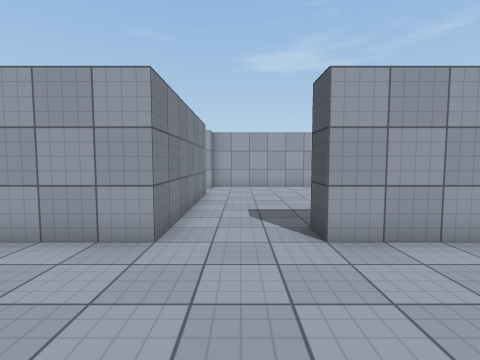
View 1 (above)

16 first-person views from a walk through a Unity game level. The camera is 1.4 m above the floor, tilts 4° down and sees 85° across. The floor is counted in squares, 1 m on a side. Each view is taken from the middle of a square. On the plan, view 1 faces up. The plan holds only what a view shows up to about 13 squares ahead; the rest is blank. The player is left out. Door leaves are left out, so doorways stand open. Surface patterns are stand-ins for the level's own textures.

View 2
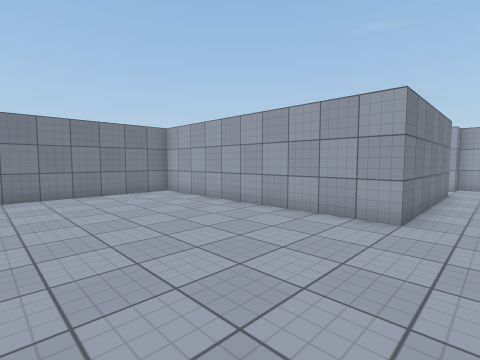

View 3
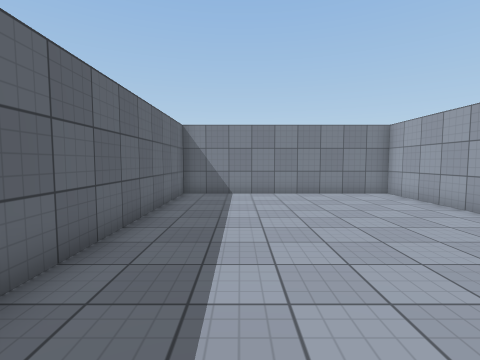

View 4
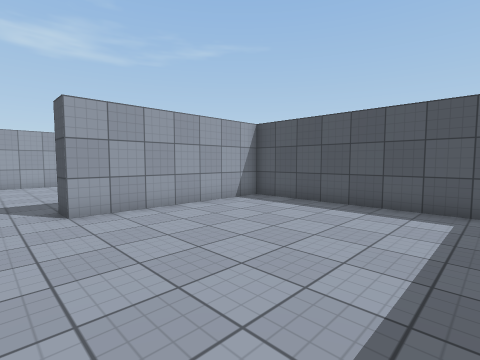

View 5
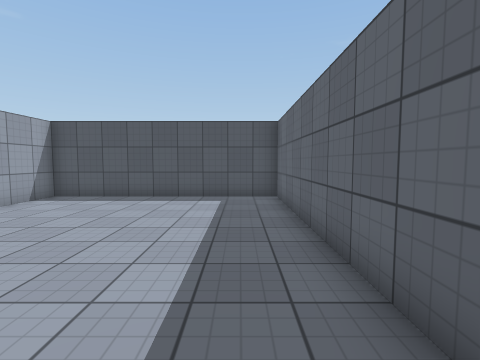

View 6
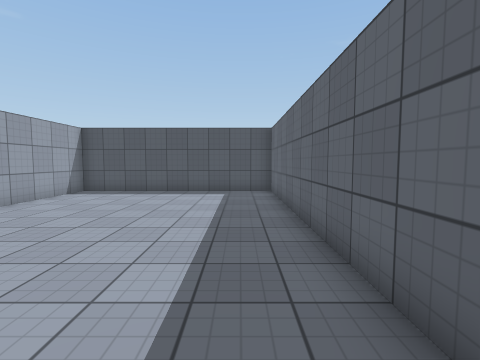

View 7
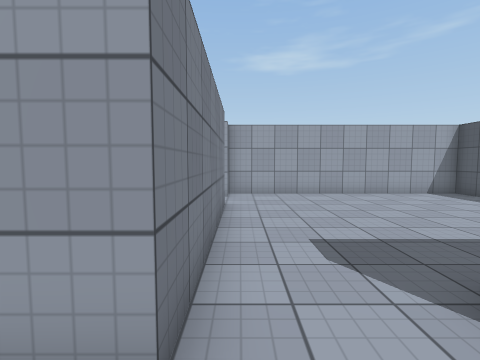

View 8
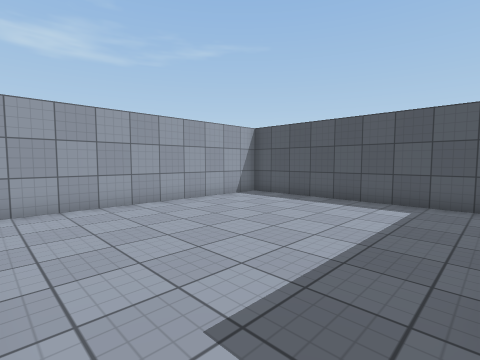

View 9
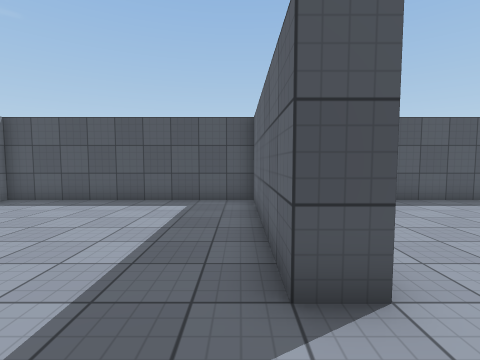

View 10
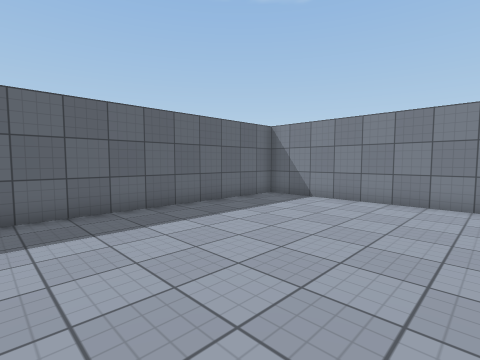

View 11
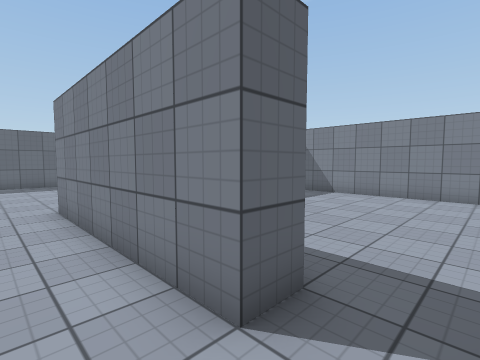

View 12
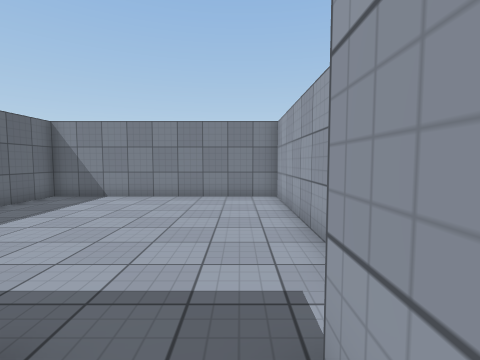

View 13
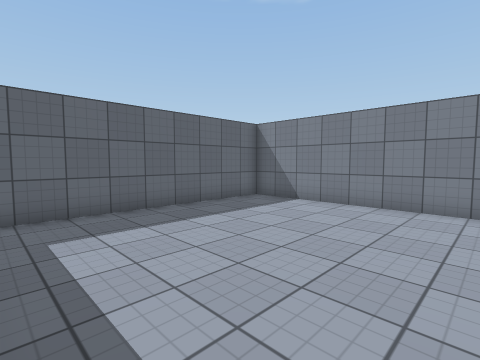

View 14
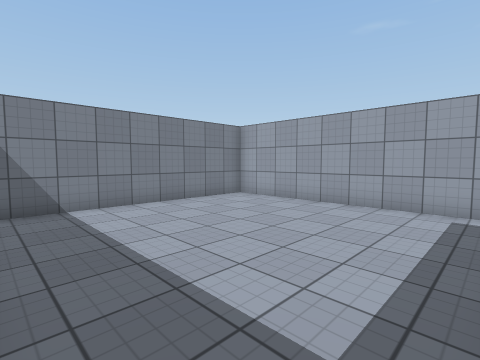

View 15
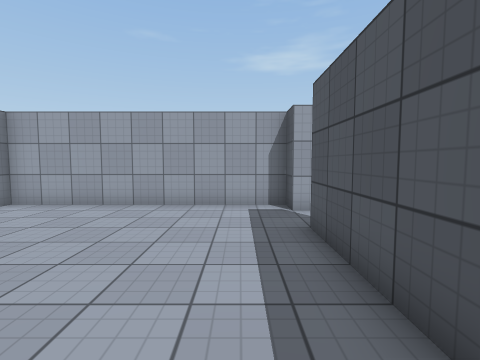

View 16
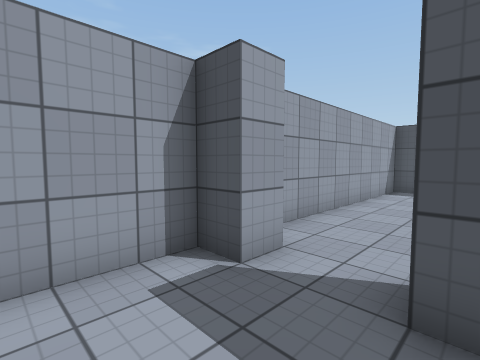

### Floor plan
Ten units are one square. View 1 is at (0, 0); x grows to the right and y downward. Boxes are objects, and circles mark ways between rooms. Rooms are numbered by the first view taken in them; rooms with no view inside come last. Other rooms are left out.
<svg viewBox="-120 -150 210 200">
<path fill="none" stroke="#000" d="M-15 -45 -115 -45 -115 45 85 45 85 -45 15 -45M-15 -115 -15 -45M15 -45 15 -55 85 -55 85 -145 -15 -145 -15 -135M-25 -75 -25 -115M-25 -135 -25 -145 -115 -145 -115 -55 -32 -55"/>
<circle cx="0" cy="-47" r="3" fill="#2a7"/>
<circle cx="-20" cy="-125" r="3" fill="#2a7"/>
<text x="-20" y="0">1</text>
<text x="30" y="-100">2</text>
<text x="-70" y="-100">3</text>
</svg>
Room 1 opens to room 2. Room 2 opens to room 3.

Where each view was taken, in squares from view 1:
view 1: 0 up, 0 right, facing up
view 2: 2 down, 0 right, facing up-left
view 3: 2 down, 0 right, facing left
view 4: 3 down, 0 right, facing up-right
view 5: 3 down, 2 left, facing right
view 6: 3 down, 4 left, facing right
view 7: 3 up, 1 left, facing up
view 8: 6 up, 1 left, facing up-right
view 9: 6 up, 1 left, facing right
view 10: 3 up, 2 left, facing down-left
view 11: 13 up, 0 right, facing down-left
view 12: 13 up, 1 left, facing left
view 13: 13 up, 3 left, facing down-left
view 14: 6 up, 3 left, facing up-left
view 15: 6 up, 4 left, facing up
view 16: 11 up, 5 left, facing up-right
